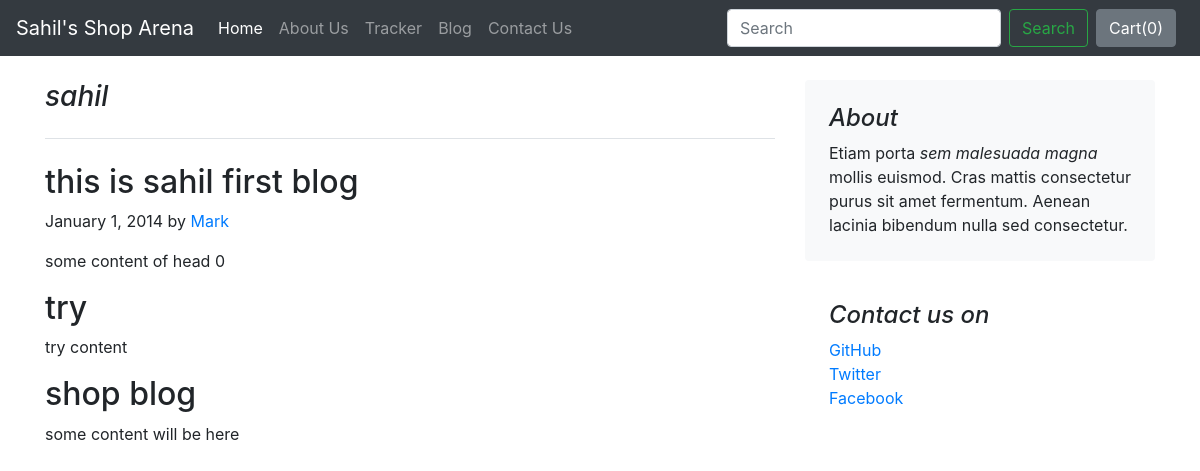
The page /blog/blogpost/1 on the database its author committed.
### blog/models.py (models this page shows)
class Blogpost(models.Model):
    post_id=models.AutoField(primary_key=True)
    title=models.CharField(max_length=50)
    head0=models.CharField(max_length=50,default="")
    chead0=models.CharField(max_length=5000,default="")
    head1=models.CharField(max_length=50,default="")
    chead1=models.CharField(max_length=5000,default="")
    head2=models.CharField(max_length=50,default="")
    chead2=models.CharField(max_length=5000,default="")
    pub_date=models.DateField()
    image=models.ImageField(upload_to="shop/images",default="")
    def __str__(self):
        return self.title

### blog/views.py (the view)
# urls.py: path("blogpost/<int:id>",views.blogpost,name="blogPost")
def blogpost(request,id):
    post=Blogpost.objects.filter(post_id=id)[0]
    print(post)
    return render(request,'blog/blogpost.html',{'post':post})

### blog/templates/blog/blogpost.html (shortened to what this page needs)
{%extends 'blog/basic.html'%}
{%block body%}
<div class="container my-4">
<div class="row">
    <div class="col-md-8 blog-main">
      <h3 class="pb-4 mb-4 font-italic border-bottom">
        {{post.title}}
      </h3>
      <div class="blog-post">
        <h2 class="blog-post-title">{{post.head0}}</h2>
        <p class="blog-post-meta">January 1, 2014 by <a href="#">Mark</a></p>
          <p> {{post.chead0}}</p>
        <h2>{{post.head1}}</h2>
        <p> {{post.chead1}}</p>
        <h2>{{post.head2}}</h2>
        <p>{{post.chead2}}</p>
      </div>
    </div>
    <aside class="col-md-4 blog-sidebar">
      <div class="p-4 mb-3 bg-light rounded">
        <h4 class="font-italic">About</h4>
        <p class="mb-0">Etiam porta <em>sem malesuada magna</em> mollis euismod. Cras mattis consectetur purus sit amet fermentum. Aenean lacinia bibendum nulla sed consectetur.</p>
      </div>
      <div class="p-4">
        <h4 class="font-italic">Contact us on</h4>
        <ol class="list-unstyled">
          <li><a href="#">GitHub</a></li>
          <li><a href="#">Twitter</a></li>
          <li><a href="#">Facebook</a></li>
        </ol>
      </div>
    </aside>
  </div>
</div>
{% endblock %}

### rows shown on the page
Blogpost: title "sahil", head0 "this is sahil first blog", chead0 "some content of head 0", head1 "try", chead1 "try content", head2 "shop blog", chead2 "some content will be here"
